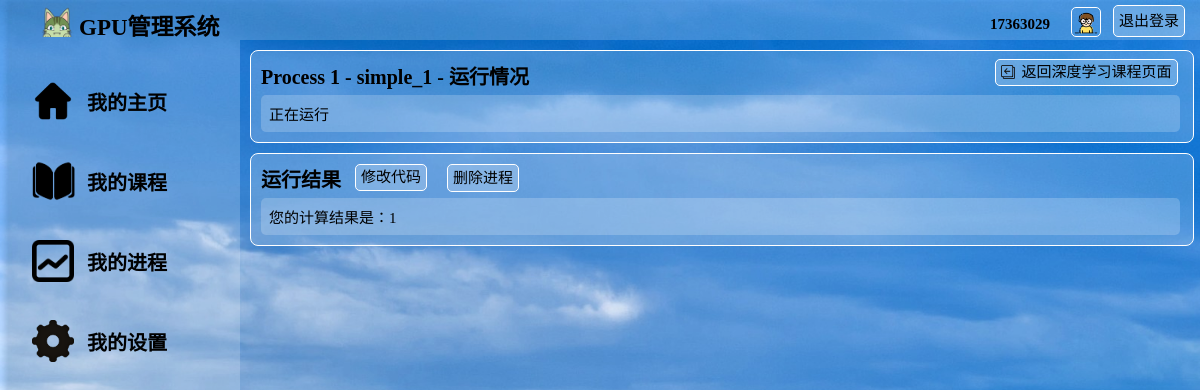
The app's page /process/1/ (signed in) with its own data.
### watchlist/models.py (models this page shows, shortened)
class User(db.Model, UserMixin):
    __tablename__ = 'User'
    id = db.Column(db.Integer, primary_key=True)                        # id（主键）
    username = db.Column(db.String(20))                                 # 用户名
    password_hash = db.Column(db.String(128))                           # 用户密码
    identity = db.Column(db.String(128))                                # 身份：学生or老师
    pic_path = db.Column(db.String(128), default="/static/pic/1.jpg")   # 用户头像地址
    stu_id = db.Column(db.String(20), default="未填写")                  # 学生学号
    ingrade = db.Column(db.String(20), default="未填写")                 # 学生年级
    inclass = db.Column(db.String(20), default="未填写")                 # 学生年班级

class Course(db.Model):
    __tablename__ = 'Course'
    id = db.Column(db.Integer, primary_key=True)  # id（主键）
    name = db.Column(db.String(50))               # 课程名称
    teacher = db.Column(db.String(50))            # 任课老师
    time = db.Column(db.String(50))               # 授课时间（学年、学期）
    info = db.Column(db.String(300))              # 课程其他信息
    course_name = db.Column(db.String(50), db.ForeignKey('Course.name'))  # 用户对应的课程
    gpu_name = db.Column(db.String(50), db.ForeignKey('GPU.name'))  # gpu name
    pic_path = db.Column(db.String(128), default="/static/pic/course_logo.png")  # 课程头像

class Process(db.Model):
    __tablename__ = 'Process'
    id = db.Column(db.Integer, primary_key=True)                    # id（主键）
    name = db.Column(db.String(50))                                 # 程序的名称
    info = db.Column(db.String(300))                                # 程序的信息
    state = db.Column(db.String(50))                                # 是否运行完成
    result = db.Column(db.String(1000))                             # 程序的结果
    code = db.Column(db.String(10000))                              # 存储代码，方便以后编辑代码
    course_name = db.Column(db.String(50), db.ForeignKey('Course.name'))  # 程序所属的课程
    gpu_name = db.Column(db.String(50), db.ForeignKey('GPU.name'))  # 程序在哪个gpu上跑的

### watchlist/views.py (the view)
@app.route('/process/<int:id>/', methods=['GET', 'POST'])
@login_required
def process_xxx(id):
    process = Process.query.filter_by(id=id).first()
    courses = Course.query.all()
    if request.method == 'POST':
        process_stu = Process_stu.query.filter_by(process_name=process.name).first()
        db.session.delete(process)
        db.session.delete(process_stu)
        db.session.commit()
        return redirect(url_for('process'))
    return render_template('process_xxx.html', process=process, courses=courses)

### watchlist/__init__.py (called while the page is built)
@login_manager.user_loader
def load_user(user_id):
    from watchlist.models import User
    user = User.query.get(int(user_id))
    return user

@app.context_processor
def inject_user():
    from watchlist.models import User
    user = User.query.first()
    return dict(user=user)

### watchlist/templates/process_xxx.html (shortened to what this page needs)
<!DOCTYPE html>
<html lang="en">
<head>
	<link rel="stylesheet" href="/static/style_student.css" />
</head>
<body>
	<div id="container">
		<div id="header" >
			<div id="logo">
	            <img src="/static/pic/logo.png" alt="">
	            <span>GPU管理系统</span>
	        </div>
			<div id="other">
				<form form method="POST" action="/logout/">
					<a id="login_out" href="/logout/" class="button">退出登录</a>
					<div id="user_img">
						<img src="{{ current_user.pic_path }}" alt="image">
					</div>
					<div id="user_name">
						<span>{{ current_user.username }}</span>
					</div>
				</form>
			</div>
		</div>
		<div id="main">
			<div id="aside">
				<br>
				<div id="Home Page">
					<div class="asidepic">
						<img src="/static/pic/home.png" alt="">
					</div>
					<div class="asidechoices">
						<a href="/index/">我的主页</a>
					</div>
				</div>
				<div id="My courses">
					<div class="asidepic">
						<img src="/static/pic/courses.png" alt="">
					</div>
					<div class="asidechoices">
						<a href="/my_courses/">我的课程</a>
					</div>
				</div>
				<div id="Process">
					<div class="asidepic">
						<img src="/static/pic/process.png" alt="">
					</div>
					<div class="asidechoices">
						<a href="/process/">我的进程</a>
					</div>
				</div>
				<div id="Settings">
					<div class="asidepic">
						<img src="/static/pic/settings.png" alt="">
					</div>
					<div class="asidechoices">
						<a href="/settings/">我的设置</a>
					</div>
				</div>
			</div>
			<div id="content">
				<div id="result1">
					{% for c in courses %}
					{% if c['name'] == process['course_name'] %}
					<a id="re_edit" href="/my_courses/all_courses/{{ c['id'] }}/" class="button" style="margin-right:5px;margin-top:-2px;">
						返回{{ process.course_name }}课程页面
						<div class="asidepic" style="margin:3px -2px;">
							<img src="/static/pic/back.png" alt="">
						</div>
					</a>
					{% endif %}
					{% endfor %}
					<p style="font-weight:bold;margin-bottom:5px;">
						{{ process.name }} - {{ process.info }} - 运行情况
					</p>
					<div id="box1" >
						<p>
							{{ process.state }}
						</p>
					</div>
				</div>
				<form method="POST" action="/process/{{ process.id }}/">
				<div id="result2">
					<input id="re_edit_delete" type="submit" class="button is-primary" value="删除进程" style="margin-right:72%;">
					<a id="re_edit" href="/process_edit/{{ process.id }}/" class="button" style="margin-right:20px;">
						修改代码
					</a>
					<p style="font-weight:bold;margin-bottom:5px;">
						运行结果
					</p>
					<p id="box2" >
						{{ process.result }}
					</p>
				</div>
				</form>
			</div>
		</div>
</body>
</html>

### watchlist/static/style_student.css (style rules this page uses)
* { margin: 0; padding: 0; font-family: "阿里巴巴普惠体", "微软雅黑"; color: black; }
html { height: 100%; background:url("pic/bg.gif") repeat-y; background-size: cover; }
#container { margin: 0; height: 100%; }
#header { height: 40px; width: 100%; position: fixed; z-index: 1000;left: 0; top: 0; }
#login_out { height: 30px; padding: 0 5px; margin:5px 15px 6px 2px; font-size:15px; line-height: 30px; float:right; background: rgba(255, 255, 255, 0.2); color:black; text-decoration: none; border:1px solid white; border-radius: 5px; }
#user_img { margin-top: 5px; margin-right: -40px padding-top: -50px; float: right; margin: 10px; height: 30px; width: 30px; }
#user_img img { margin-top:-15px; width: 95%; height:95%; border: 1px solid white; border-radius: 5px; }
#user_name { width: 80px; height: 88%; float: right; margin:1px -10px 1px 0; padding: 1px; color: black; text-align: right; }
#user_name span { font-size: 15px; font-weight: bold; }
#logo { height: 100%; width: 20%; float: left; background: rgba(255, 255, 255, 0.2); }
#logo img { float: left; margin-left: 40px; height: 85%; margin-top: 3px; }
#logo span { float: left; margin-left: 5px; margin-top: 8px; font-weight: bold; font-size: 23px; }
#other { height: 100%; width: 80%; float: left; background: rgba(255, 255, 255, 0.2); text-align: right; line-height: 40px; font-size: 20px; color: black; }
#other span { height: 80%; width: 20%; color: black; margin-right:20px; }
#main { height: auto; }
#aside { margin-top: 40px; float: left; width: 20%; height: 100%; background: rgba(255, 255, 255, 0.2); position: fixed; }
#aside div { height: 60px; margin: auto; text-align: left; margin-left: 5px; padding: 10px; }
#aside a { text-decoration: none; text-align: center; font-size: 20px; line-height: 50px; height: 60px; color: black; margin: 5px; padding: 2px; font-weight: bold; }
.asidepic { height: 80%; width: 25px; float: left; line-height: 100%; }
.asidepic img { height: 70%; margin: 2px; }
.asidechoices { height: 80%; float: left; margin:2px; padding: 2px; }
#content { float: right; width: 80%; height: 100%; overflow: auto; margin-top:40px; }
#result1 { width: 96%; height: 30%; border: 1px solid white; padding: 10px; margin: 10px; font-size: 20px; text-align: left; border-radius: 8px; background: rgba(255, 255, 255, 0.2); }
#result2 { width: 96%; height: 70%; border: 1px solid white; padding: 10px; margin: 10px; font-size: 20px; text-align: left; border-radius: 8px; background: rgba(255, 255, 255, 0.2); }
#box1 { width: 99%; height: 100%; font-size: 20px; padding: 8px; background: rgba(255, 255, 255, 0.2); border-radius: 5px; font-size: 15px; }
#box2 { width: 99%; height: 68%; font-size: 20px; padding: 8px; background: rgba(255, 255, 255, 0.2); border-radius: 5px; font-size: 15px; overflow: auto; max-height: 350px; }
#re_edit { height: 25px; float:right; border:1px solid white; font-size: 15px; font-weight: normal; padding: 0 5px; border-radius: 5px; line-height: 25px; background: rgba(255,255,255,0.2); text-decoration:none; }
#re_edit_delete { height: 28px; float:right; border:1px solid white; font-size: 15px; font-weight: normal; padding: 0 5px; border-radius: 5px; line-height: 25px; background: rgba(255,255,255,0.2); text-decoration:none; }
#box1 { width: 98%; height: 100%; font-size: 20px; padding: 8px; background: rgba(255, 255, 255, 0.2); border-radius: 5px; font-size: 15px; }
#box2 { width: 98%; height: 68%; font-size: 20px; padding: 8px; background: rgba(255, 255, 255, 0.2); border-radius: 5px; font-size: 15px; overflow: auto; max-height: 340px; }

### records on screen
User: pic_path (picture), username "17363029"
Process: course_name "深度学习", name "Process 1", info "simple_1", state "正在运行", result "您的计算结果是：1"
